Frame 1 (no input): blank canvas, image omitted
Frame 60 (no input): blank canvas, image omitted
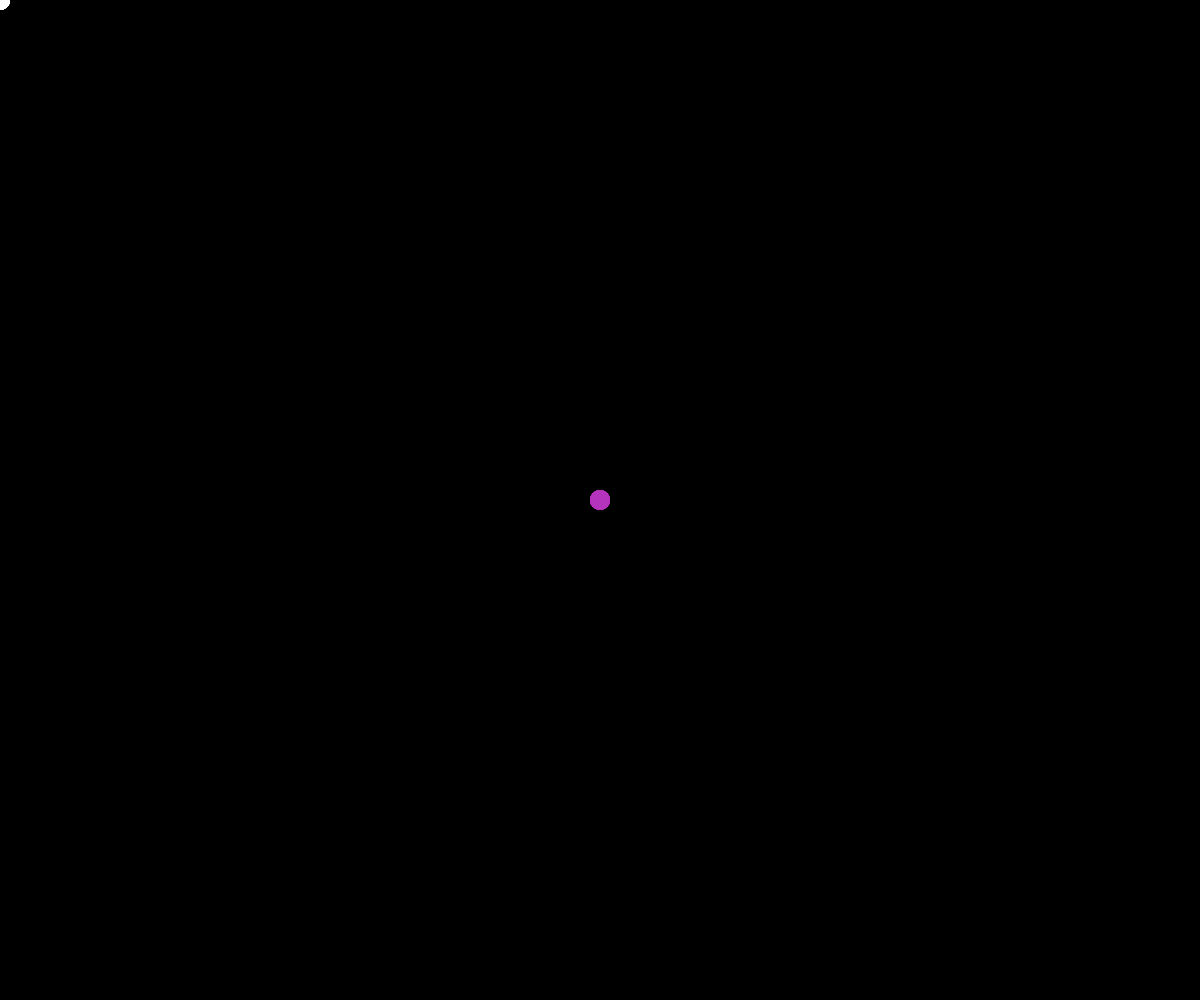
Frame 120 (the mouse pressed at the canvas centre since frame 60)

The p5.js sketch whose frames 1 and 60 were blank and that drew this single picture after the mouse press (run headless with seeded random() and noise() and a simulated clock; from frame 60 on, the mouse is pressed at the canvas centre):

// p5.js sketch
// ── sketch.js
let r = 255;
let g = 255;
let b = 255;
function setup() {
  createCanvas(windowWidth,windowHeight);
  background(0);
}

function draw() {
  noStroke();
  fill(r, g, b, 90);
  circle(mouseX, mouseY, 20);
}

function mousePressed() {
  r = random(255);
  g = random(255);
  b = random(255);
}
